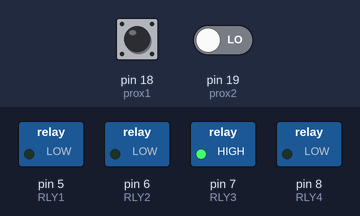
A sketch run on a simulated Arduino Uno, built with avr-gcc and run on an emulated ATmega328P. Parts: switched loads named in the sketch (green lamp = pin HIGH). Inputs (shaded band) come from the test bench; at power-on: pin 19 (prox2) LOW, pin 18 (prox1) HIGH.

Above: at 1.2 s.
1.3 s: pin 19 (prox2) driven HIGH
At 2.1 s:
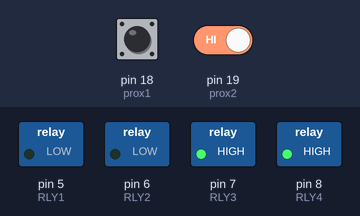
2.9 s: pin 19 (prox2) driven LOW
At 3.3 s:
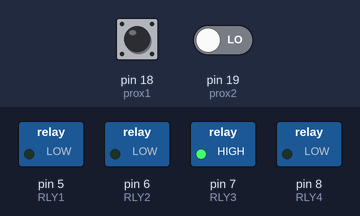
Timing chart, 0 to 5.9 s (numbered marks = the images above; inputs shaded):
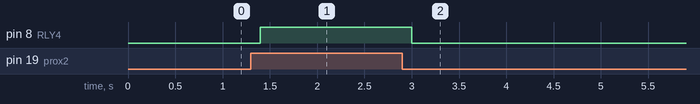

The sketch:

Cek-Proxymity.ino
```cpp
const int prox1=18, prox2=19, RLY1=5, RLY2=6, RLY3=7, RLY4=8;;

void setup() {
  Serial.begin(9600);
  pinMode(prox1, INPUT);
  pinMode(prox2, INPUT);
  pinMode(RLY1, OUTPUT);
  pinMode(RLY2, OUTPUT);
  pinMode(RLY3, OUTPUT);
  pinMode(RLY4, OUTPUT);

  digitalWrite(RLY1, LOW);
  digitalWrite(RLY2, LOW);
  digitalWrite(RLY3, HIGH);
  // put your setup code here, to run once:

}

void loop() {
  int bacaProx1 = (digitalRead(prox1));
  int bacaProx2 = (digitalRead(prox2));

  if(bacaProx1==0 || bacaProx2==0){
    digitalWrite(RLY4, LOW);
  }else{
    digitalWrite(RLY4, HIGH);
  }
  delay(200);
}
```

Measured:
- after the input at 1.3 s, pin 8 (RLY4): LOW → HIGH after 0.10 s
- after the input at 2.9 s, pin 8 (RLY4): HIGH → LOW after 0.10 s
